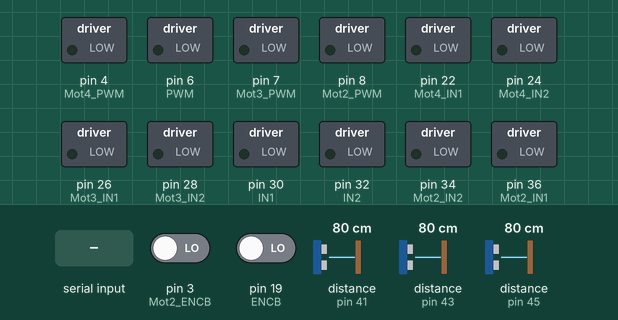
Simulated run of this sketch. Board: Arduino Mega 2560, built with avr-gcc and run on an emulated ATmega2560. Parts: switched loads named in the sketch (green lamp = pin HIGH). Wiring (inferred from the names in the program): 3 × ultrasonic range finder: trigger pin 40, echo pin 41 / trigger pin 42, echo pin 43 / trigger pin 44, echo pin 45. The inputs (shaded band) are chosen by the test bench; at power-on: pin 3 (Mot2_ENCB) LOW, pin 19 (ENCB) LOW, distance to the obstacle (sensors on pin 41, pin 43, pin 45) 80 cm. The echo pulse lasts 58.3 µs per cm; pins used as bus, display or sensor lines are not drawn.

Above: at 1.2 s.
1.3 s: "1" received over Serial
At 2.4 s:
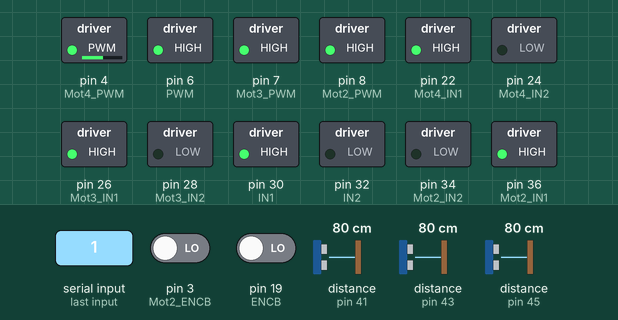
3.5 s: "6" received over Serial
At 4.3 s:
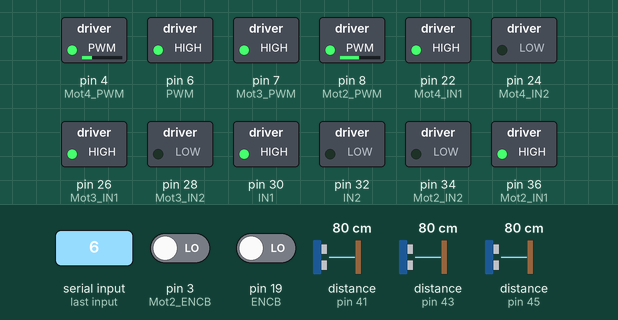
5.0 s: "2" received over Serial
At 6.2 s:
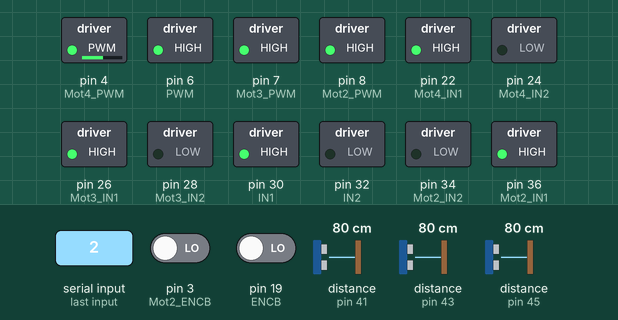
Timing chart, 0 to 8.0 s (numbered marks = the images above; inputs shaded):
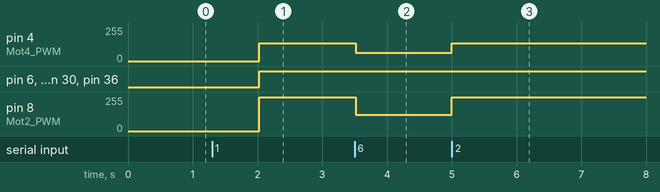

The sketch:

LOLO_Delivery_Code.ino
```cpp
#include <util/atomic.h>

#define ENCA 18
#define ENCB 19
#define PWM 6   // elly odam 3l shmal
#define IN2 32
#define IN1 30

/*MOTOR 2 pins*/

#define Mot2_ENCA 2
#define Mot2_ENCB 3
#define Mot2_PWM 8   // elly odam 3l ymeen
#define Mot2_IN2 34
#define Mot2_IN1 36


/*MOTOR 3 pins*/


#define Mot3_PWM 7
#define Mot3_IN1 26
#define Mot3_IN2 28

/*MOTOR 4 pins*/


#define Mot4_PWM 4
#define Mot4_IN1 22
#define Mot4_IN2 24

/*Ultrasonics pins*/

#define T1 40
#define T2 42
#define T3 44
#define E1 41
#define E2 43
#define E3 45

double t1;
double t2;
double t3;
double d1;
double d2;
double d3;

double x;
double y;
double z;

char command = '0';

/*MOTORs global Vars*/
long prevT = 0;
volatile float prevT_i = 0;

/*MOTOR 1 Vars*/
int posPrev = 0;
volatile int pos_i = 0;
volatile float velocity_i = 0;
float v1Filt = 0;
float v1Prev = 0;
float v2Filt = 0;
float v2Prev = 0;
float eintegral = 0;
float eprev = 0;

/*MOTOR 2 Vars*/
int Mot2_posPrev = 0;
volatile int Mot2_pos_i = 0;
volatile float Mot2_velocity_i = 0;
float Mot2_v1Filt = 0;
float Mot2_v1Prev = 0;
float Mot2_v2Filt = 0;
float Mot2_v2Prev = 0;
float Mot2_eintegral = 0;
float Mot2_eprev = 0;
int dir=1;
int Mot2_dir=1;
int pwr;
int Mot2_pwr;

void setMotor(int dir, int pwmVal, int pwm, int in1, int in2);
void readEncoder();
void setMotor2(int Mot2_dir, int Mot2_pwmVal, int Mot2_pwm, int Mot2_in1, int Mot2_in2);
void Mot2_readEncoder();
void pid1(int v_1);
void pid2(int v_2);


void setup() {
  // put your setup code here, to run once:
  pinMode(ENCA, INPUT);
  pinMode(ENCB, INPUT);
  pinMode(Mot2_ENCA, INPUT);
  pinMode(Mot2_ENCB, INPUT);
  pinMode(IN1, OUTPUT);
  pinMode(IN2, OUTPUT);
  pinMode(PWM, OUTPUT);
  pinMode(Mot2_IN1, OUTPUT);
  pinMode(Mot2_IN2, OUTPUT);
  pinMode(Mot2_PWM, OUTPUT);
  pinMode(Mot3_IN1, OUTPUT);
  pinMode(Mot3_IN2, OUTPUT);
  pinMode(Mot3_PWM, OUTPUT);
  pinMode(Mot4_IN1, OUTPUT);
  pinMode(Mot4_IN2, OUTPUT);
  pinMode(Mot4_PWM, OUTPUT);


  pinMode(T1, OUTPUT);
  pinMode(T2, OUTPUT);
  pinMode(T3, OUTPUT);
  pinMode(E1, INPUT);
  pinMode(E2, INPUT);
  pinMode(E3, INPUT);

  attachInterrupt(digitalPinToInterrupt(ENCB), readEncoder, RISING);
  attachInterrupt(digitalPinToInterrupt(Mot2_ENCB), Mot2_readEncoder, RISING);

  Serial.begin(9600);
}

void loop() {
  digitalWrite(T1, HIGH);
  delayMicroseconds(10);
  digitalWrite(T1, LOW);
  t1 = pulseIn(E1, HIGH);
  d1 = t1 * 0.017;

  digitalWrite(T2, HIGH);
  delayMicroseconds(10);
  digitalWrite(T2, LOW);
  t2 = pulseIn(E2, HIGH);
  d2 = t2 * 0.017;

  digitalWrite(T3, HIGH);
  delayMicroseconds(10);
  digitalWrite(T3, LOW);
  t3 = pulseIn(E3, HIGH);
  d3 = t3 * 0.017;

  if (d1 > 10 && d2 > 10 && d3 > 10)
  {

    if (millis() > 2000)
    {

      if (Serial.available() > 0) {
          command = Serial.read();
          if(command == '1')
          {

            pid1(250);
            pid2(50);
            setMotor(dir,pwr,PWM,IN1,IN2);
            setMotor(dir,pwr*133/255,Mot3_PWM,Mot3_IN1,Mot3_IN2);
            setMotor(Mot2_dir,Mot2_pwr,Mot2_PWM,Mot2_IN1,Mot2_IN2);
            setMotor2(Mot2_dir,Mot2_pwr*133/255 ,Mot4_PWM ,Mot4_IN1,Mot4_IN2 );
          }
          else if(command == '2')
          {

            pid1(50);
            pid2(250);
            setMotor(dir,pwr,PWM,IN1,IN2);
            setMotor(dir,pwr*133/255,Mot3_PWM,Mot3_IN1,Mot3_IN2);
            setMotor(Mot2_dir,Mot2_pwr,Mot2_PWM,Mot2_IN1,Mot2_IN2);
            setMotor2(Mot2_dir,Mot2_pwr*133/255 ,Mot4_PWM ,Mot4_IN1,Mot4_IN2 );
          }
          else if(command == '3')
          {

            pid1(250);
            pid2(250);
            setMotor(dir,pwr,PWM,IN1,IN2);
            setMotor(dir,pwr*133/255,Mot3_PWM,Mot3_IN1,Mot3_IN2);
            setMotor(Mot2_dir,Mot2_pwr,Mot2_PWM,Mot2_IN1,Mot2_IN2);
            setMotor2(Mot2_dir,Mot2_pwr*133/255 ,Mot4_PWM ,Mot4_IN1,Mot4_IN2 );
          }
          else if(command == 'A'){

            pid1(200);
            pid2(200);
            setMotor(dir,pwr,PWM,IN1,IN2);
            setMotor(dir,pwr*133/255,Mot3_PWM,Mot3_IN1,Mot3_IN2);
            setMotor(Mot2_dir,Mot2_pwr,Mot2_PWM,Mot2_IN1,Mot2_IN2);
            setMotor2(Mot2_dir,Mot2_pwr*133/255 ,Mot4_PWM ,Mot4_IN1,Mot4_IN2 );
          }
          else if(command == '6')
          {
              pid1(0);
              pid2(0);
              setMotor(dir,pwr,PWM,IN1,IN2);
              setMotor(dir,pwr*133/255,Mot3_PWM,Mot3_IN1,Mot3_IN2);
              setMotor(Mot2_dir,Mot2_pwr,Mot2_PWM,Mot2_IN1,Mot2_IN2);
              setMotor2(Mot2_dir,Mot2_pwr*133/255 ,Mot4_PWM ,Mot4_IN1,Mot4_IN2 );
          }
          else if(command == '7')
          {

          pid1(250);
          pid2(250);
          setMotor(dir,pwr,PWM,IN1,IN2);
          setMotor(dir,pwr*133/255,Mot3_PWM,Mot3_IN1,Mot3_IN2);
          setMotor(Mot2_dir,Mot2_pwr,Mot2_PWM,Mot2_IN1,Mot2_IN2);
          setMotor2(Mot2_dir,Mot2_pwr*133/255 ,Mot4_PWM ,Mot4_IN1,Mot4_IN2 );
          }


      }
    }
    else
    {
      if (millis() > 2000)
      {
        pid1(0);
        pid2(0);
        setMotor(dir,pwr,PWM,IN1,IN2);
        setMotor(dir,pwr*133/255,Mot3_PWM,Mot3_IN1,Mot3_IN2);
        setMotor(Mot2_dir,Mot2_pwr,Mot2_PWM,Mot2_IN1,Mot2_IN2);
        setMotor2(Mot2_dir,Mot2_pwr*133/255 ,Mot4_PWM ,Mot4_IN1,Mot4_IN2 );
  }
  }
  }
}

void pid1(int v_1)
{
    //read the position in an atomic block
  // to avoid potential misreads

  /********************MOTOR 1******************************/
  int pos = 0;
  float velocity2 =0;
  ATOMIC_BLOCK(ATOMIC_RESTORESTATE){
    pos = pos_i;
    velocity2 = velocity_i;
  }

  long currT = micros();
  float deltaT = ((float) (currT-prevT))/1.0e6;
  /********************MOTOR 1******************************/
  float velocity1 = (pos - posPrev)/deltaT;
  posPrev = pos;

  /********************converts counts/s to RPM******************************/
  /********************MOTOR 1******************************/
  float v1 = velocity1/408.0*60.0;      //1/G.R * 1/Counts
  float v2 = velocity2/408.0*60.0;


  /********************Low Pass Filter (25 Hz cuttoff)******************************/
  /********************MOTOR 1******************************/
  v1Filt = 0.854*v1Filt + 0.0728*v1 + 0.0728*v1Prev;
  v1Prev = v1;
  v2Filt = 0.854*v2Filt + 0.0728*v2 + 0.0728*v2Prev;
  v2Prev = v2;

  /******************** PID MOTOR 1******************************/
  //Compute the control signal
  float kp = 5;
  float ki = 1.2;
  float kd = 0.9;
  float e = v_1 - v1Filt;
  eintegral = eintegral + e*deltaT;
  float dedt = (e-eprev)/(deltaT);
  float u = kp*e + ki*eintegral +  kd*dedt;

  /******************** set the motor Speed and Direction  MOTOR 1******************************/
  if(u<0){
    dir = -1;
  }
  pwr = (int) fabs(u);
  if(pwr > 255){
    pwr = 255;
  }
}


void pid2(int v_2)
{
  /********************MOTOR 2******************************/
  int Mot2_pos = 0;
  float Mot2_velocity2 =0;
  ATOMIC_BLOCK(ATOMIC_RESTORESTATE){
    Mot2_pos = Mot2_pos_i;
    Mot2_velocity2 = Mot2_velocity_i;
  }
  /********************MOTOR 2******************************/
  long currT = micros();
  float deltaT = ((float) (currT-prevT))/1.0e6;
  float Mot2_velocity1 = (Mot2_pos - Mot2_posPrev)/deltaT;
  Mot2_posPrev = Mot2_pos;

  prevT = currT;
  /********************MOTOR 2******************************/
  float Mot2_v1 = Mot2_velocity1/408.0*60.0;
  float Mot2_v2 = Mot2_velocity1/408.0*60.0;
  /********************Low Pass Filter (25 Hz cuttoff)******************************/
  /********************MOTOR 2******************************/
  Mot2_v1Filt = 0.854*Mot2_v1Filt + 0.0728*Mot2_v1 + 0.0728*Mot2_v1Prev;
  Mot2_v1Prev = Mot2_v1;
  Mot2_v2Filt = 0.854*Mot2_v2Filt + 0.0728*Mot2_v2 + 0.0728*Mot2_v2Prev;
  Mot2_v2Prev = Mot2_v2;

 /******************** PID MOTOR 2******************************/
  float Mot2_kp = 10;
  float Mot2_ki = 1.2;
  float Mot2_kd = 0.9;
  float Mot2_e = v_2 - Mot2_v1Filt;
  Mot2_eintegral = Mot2_eintegral + Mot2_e * deltaT;
  float Mot2_dedt = (Mot2_e - Mot2_eprev)/(deltaT);
  float Mot2_u = Mot2_kp * Mot2_e + Mot2_ki * Mot2_eintegral + Mot2_kd*Mot2_dedt;
  /******************** set the motor Speed and Direction  MOTOR 2******************************/
  if(Mot2_u<0){
    Mot2_dir = -1;
  }
  Mot2_pwr = (int) fabs(Mot2_u);
  if(Mot2_pwr > 255){
    Mot2_pwr = 255;
  }
}


/********************MOTOR 1******************************/

void setMotor(int dir, int pwmVal, int pwm, int in1, int in2) {
  analogWrite(pwm, pwmVal);  // Motor speed

  if (dir == 1) {
    // Turn one way
    digitalWrite(in1, HIGH);
    digitalWrite(in2, LOW);
  } else if (dir == -1) {
    // Turn the other way
    digitalWrite(in1, LOW);
    digitalWrite(in2, HIGH);
  } else {
    // Or dont turn
    digitalWrite(in1, LOW);
    digitalWrite(in2, LOW);
  }
}

void readEncoder(void) {
  int b = digitalRead(ENCB);
  int increment = 0;
  if (b > 0) {
    increment = 1;
  } else {
    increment = -1;
  }
  pos_i = pos_i + increment;

  //compute the velocity with method 2
  long currT = micros();
  float deltaT = ((float)(currT - prevT_i)) / 1.0e6;
  velocity_i = increment / deltaT;
  prevT_i = currT;
}


/********************MOTOR 2******************************/

void setMotor2(int Mot2_dir, int Mot2_pwmVal, int Mot2_pwm, int Mot2_in1, int Mot2_in2) {
  analogWrite(Mot2_pwm, Mot2_pwmVal);  // Motor speed
  if (Mot2_dir == 1) {
    // Turn one way
    digitalWrite(Mot2_in1, HIGH);
    digitalWrite(Mot2_in2, LOW);
  } else if (Mot2_dir == -1) {
    // Turn the other way
    digitalWrite(Mot2_in1, LOW);
    digitalWrite(Mot2_in2, HIGH);
  } else {
    // Or dont turn
    digitalWrite(Mot2_in1, LOW);
    digitalWrite(Mot2_in2, LOW);
  }
}

void Mot2_readEncoder(void) {
  int Mot2_b = digitalRead(Mot2_ENCB);
  int Mot2_increment = 0;
  if (Mot2_b > 0) {
    Mot2_increment = 1;
  } else {
    Mot2_increment = -1;
  }
  Mot2_pos_i = Mot2_pos_i + Mot2_increment;

  //compute the velocity with method 2
  long currT = micros();
  float deltaT = ((float)(currT - prevT_i)) / 1.0e6;
  Mot2_velocity_i = Mot2_increment / deltaT;
  prevT_i = currT;
}
```

Measured:
- after the input at 1.3 s, pin 4 (Mot4_PWM): 0/255 → 132/255 after 0.73 s; pin 6 (PWM), pin 7 (Mot3_PWM), pin 22 (Mot4_IN1), pin 26 (Mot3_IN1), pin 30 (IN1), pin 36 (Mot2_IN1): LOW → HIGH after 0.73 s; pin 8 (Mot2_PWM): 0/255 → 255/255 after 0.73 s
- after the input at 3.5 s, pin 4 (Mot4_PWM): 132/255 → 63/255 at once; pin 8 (Mot2_PWM): 255/255 → 121/255 at once
- after the input at 5.0 s, pin 4 (Mot4_PWM): 63/255 → 132/255 at once; pin 8 (Mot2_PWM): 121/255 → 255/255 at once
